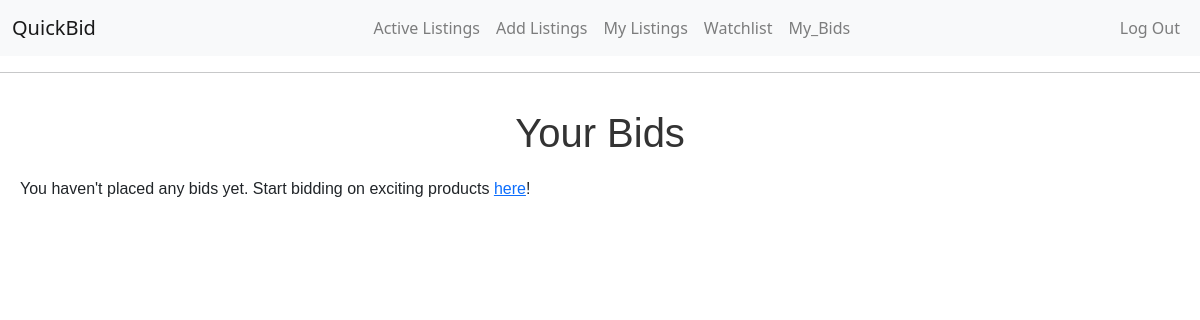
The page /my_bids (signed in) on the database as committed earlier.
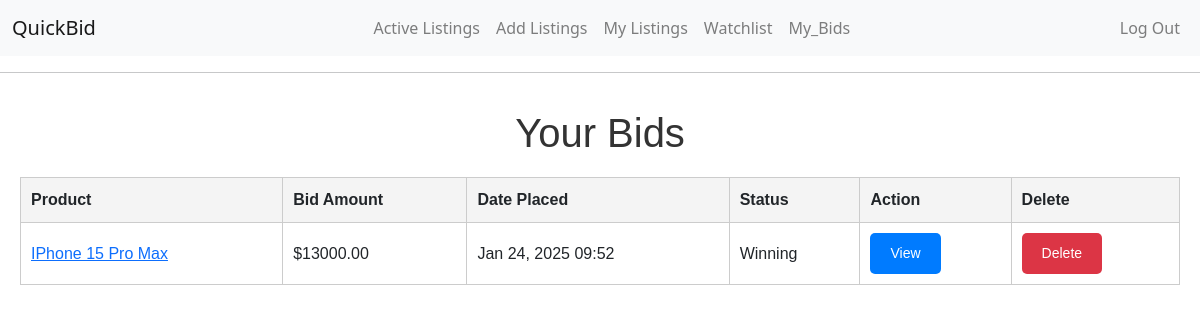
The same page on the database as committed later.
### auctions/models.py (models this page shows, shortened)
class Product(models.Model):
    user = models.ForeignKey(User,on_delete=models.CASCADE)
    name = models.CharField(max_length=100)
    description =models.TextField()
    starting_price = models.DecimalField(max_digits=10, decimal_places=2)
    current_price = models.DecimalField(max_digits=10, decimal_places=2, default=0)
    image_url = models.URLField(max_length=500, blank=True, null=True)
    category = models.CharField(max_length=50, blank=True, null=True)
    is_active = models.BooleanField(default=True)  # Add this field

class Bid(models.Model):
    user = models.ForeignKey(User, on_delete=models.CASCADE)
    product = models.ForeignKey(Product, related_name="bids", on_delete=models.CASCADE)
    amount = models.DecimalField(max_digits=10, decimal_places=2)
    timestamp = models.DateTimeField(auto_now_add=True)
    status = models.CharField(max_length=50, blank=True, null=True)

### auctions/views.py (the view)
# urls.py: path("my_bids", views.my_bids, name="my_bids"),
def my_bids(request):
    user_bids = Bid.objects.filter(user=request.user)
    bids_with_status = []
    for bid in user_bids:
        statuses = "Winning" if bid.amount == bid.product.current_price else "Outbid"
        if not bid.product.is_active and bid.amount == bid.product.current_price:
             statuses = "Winner"
        bid.status = statuses
        bid.save()
        bids_with_status.append({
            'product': bid.product,
            'amount': bid.amount,
            'date_placed': bid.timestamp,
            'status': bid.status,
        })
    return render(request,"auctions/my_bids.html", {
       "bids_with_status" : bids_with_status
    })

### auctions/templates/auctions/my_bids.html (shortened to what this page needs)
{% extends 'auctions/layout.html' %} {% block body %}
<div class="container">
  <h1>Your Bids</h1>
  {% if bids_with_status %}
  <table class="bids-table">
    <thead>
      <tr>
        <th>Product</th>
        <th>Bid Amount</th>
        <th>Date Placed</th>
        <th>Status</th>
        <th>Action</th>
        <th>Delete</th>
      </tr>
    </thead>
    <tbody>
      {% for bid in bids_with_status %}
      <tr>
        <td>
          <a href="{% url 'view_listing' bid.product.id %}">
            {{ bid.product.name }}
          </a>
        </td>
        <td>${{ bid.amount }}</td>
        <td>{{ bid.date_placed|date:"M d, Y H:i" }}</td>
        <td>
          <span class="status {{ bid.status|lower }}">{{ bid.status }}</span>
        </td>
        <td>
          <a
            href="{% url 'view_listing' bid.product.id %}"
            class="btn btn-view"
          >
            View
          </a>
        </td>
        <td>
          <form method="POST" action="{% url 'delete_bid' bid.product.id %}">
            <button type="submit" class="btn btn-danger">Delete</button>
          </form>
        </td>
      </tr>
      {% endfor %}
    </tbody>
  </table>
  {% else %}
  <p>
    You haven't placed any bids yet. Start bidding on exciting products
    <a href="{% url 'index' %}">here</a>!
  </p>
  {% endif %}
</div>
{% endblock %}

Rows that differ between the two databases and show on the page:
now on this page (row edited): Product: product.name "IPhone 15 Pro Max", amount "13000.00", date_placed "Jan 24, 2025 09:52", status "Winning"
Other text that changed with them:
text no longer shown: "You haven't placed any bids yet. Start bidding on exciting products here !"
text now shown: "Product Bid Amount Date Placed Status Action Delete"
